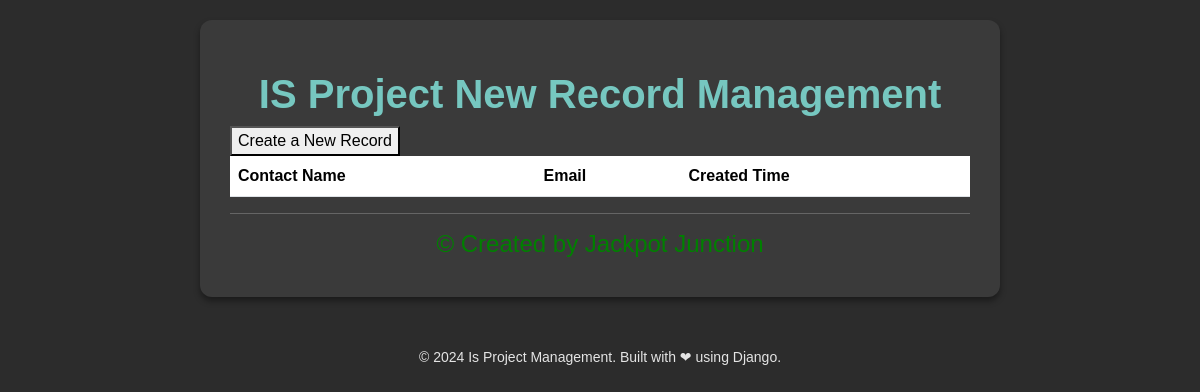
/, run on an earlier commit of the app's database.
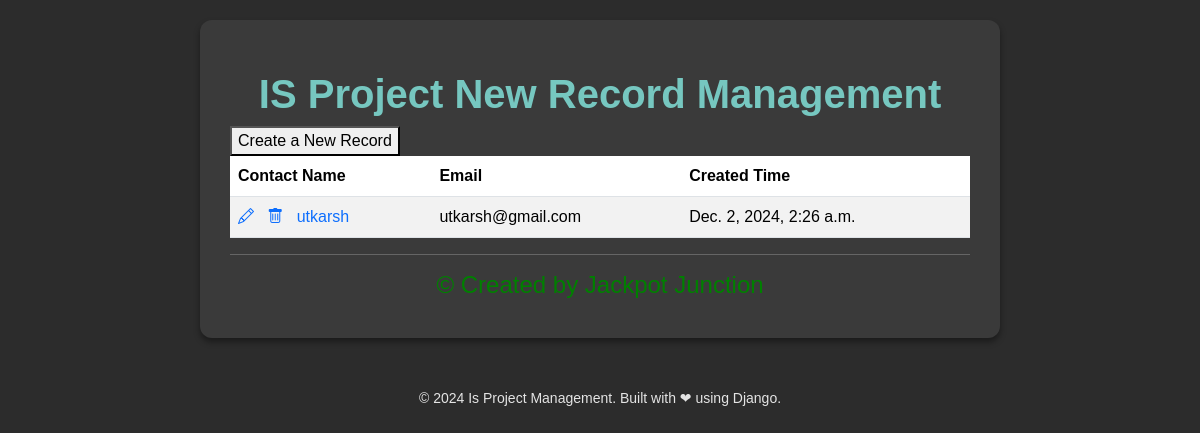
And on a later commit of the database.
### Contacts/models.py (models this page shows)
class Contact(models.Model):
    id = models.AutoField(primary_key=True)
    name = models.CharField(max_length=20, null=False,unique=True)
    email = models.EmailField(unique=True)
    created_time = models.DateTimeField(auto_now_add=True, editable=False)

### Contacts/views.py (the view)
# urls.py: path("", ContactListView.as_view(), name="contact_list"),
class ContactListView(ListView):
    model = Contact

### Contacts/templates/contacts/contact_list.html (shortened to what this page needs)
{% extends "base.html" %}
{% block content %}
<div class="centered-text blue-text">
    <h1>IS Project New Record Management</h1>
</div>
<form action="{% url 'contact_create' %}" method="get">
    <button type="submit">Create a New Record</button>
</form>
<table class="table table-striped">
  <thead>
    <tr>
        <th>Contact Name</th>
        <th>Email</th>
        <th>Created Time</th>
    </tr>
</thead>
<tbody>
    {% for contact in contact_list %}
    <tr>
        <td>
            <a class="icon-link" href="{% url 'contact_update' contact.pk %}">
                <i class="bi bi-pencil"></i>
            </a>
            <a class="icon-link" href="{% url 'contact_delete' contact.pk %}">
                <i class="bi bi-trash"></i>
            </a>
            <a class="icon-link" href="{% url 'contact_detail' contact.pk %}">
                {{ contact.name }}
            </a>
        </td>
        <td>
            {{ contact.email }}
        </td>
        <td>
            {{ contact.created_time }}
        </td>
    </tr>
    {% endfor %}
</tbody>
</table>
<hr>
<div class="centered-text green-text">
    <h4>&copy; Created by Jackpot Junction</h4>
</div>
{% endblock content %}

What changed in the data, as far as the page shows it:
added Contact: name "utkarsh", email "utkarsh@gmail.com", created_time "Dec. 2, 2024, 2:26 a.m."
